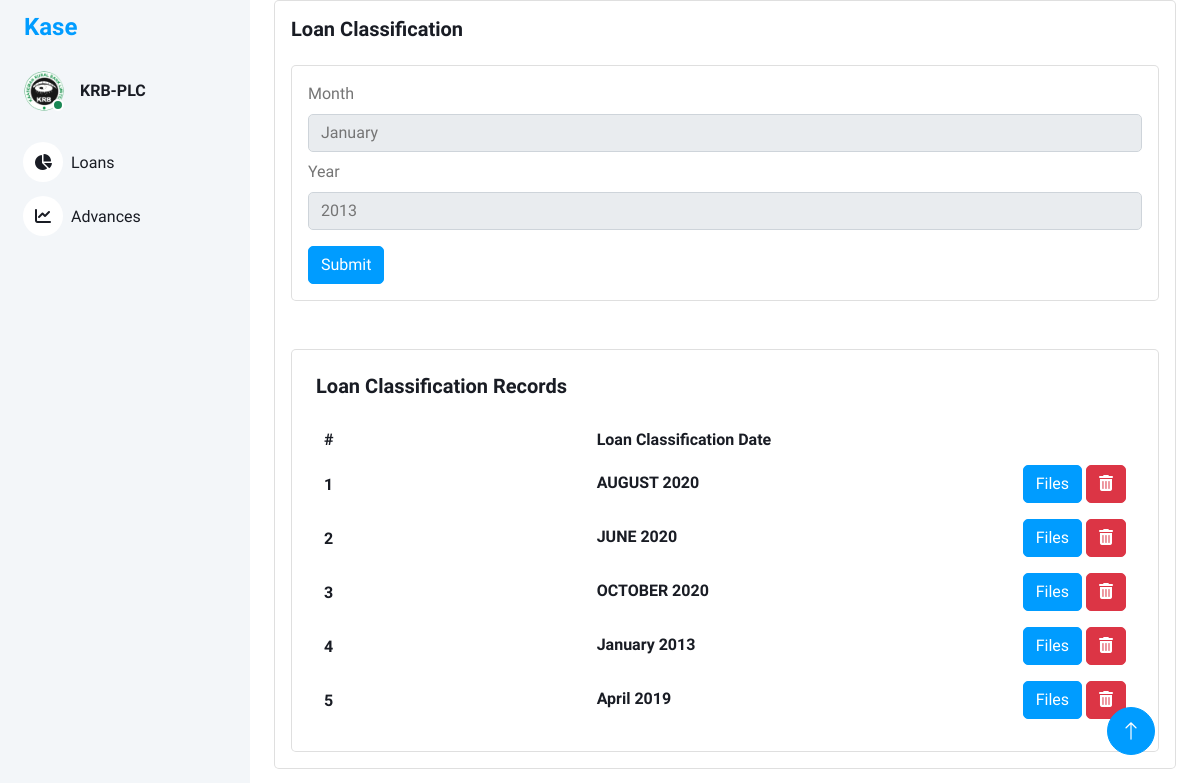
Before: / with the older database file.
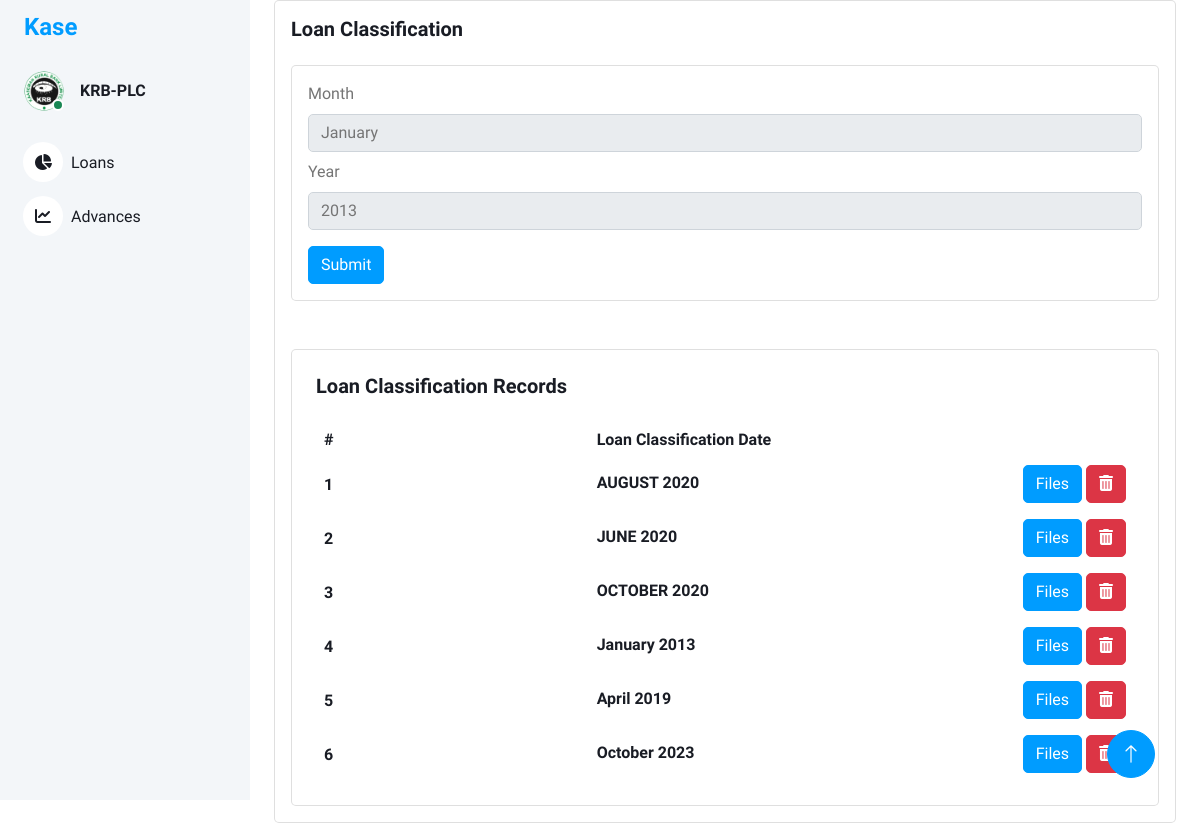
After: the same page with the newer database file.
### models/loan_classification.py (models this page shows, shortened)
class LoanClassification(db.Model):
    id = db.Column(db.Integer, primary_key=True)
    loan_classification_name = db.Column(db.String(100), nullable=False)
    loan_classification_desc = db.Column(db.String(100), nullable=True)

### views/main_views.py (the view)
@bp.route('/')
def index():
    loan_classifications = LoanClassification.query.all()  # Retrieve all loan classifications from the database
    serialized_loan_classifications = []
    for classification in loan_classifications:
        serialized_loan_classifications.append({
            'id': classification.id,
            'loan_classification_name': classification.loan_classification_name,
            'loan_classification_desc': classification.loan_classification_desc,
        })
    return render_template('index.html',loan_classes=serialized_loan_classifications)

### templates/index.html (shortened to what the changed rows need)
<!DOCTYPE html>
<html lang="en">
<head>
    <link href="https://cdnjs.cloudflare.com/ajax/libs/font-awesome/5.10.0/css/all.min.css" rel="stylesheet">
    <link href="https://cdn.jsdelivr.net/npm/bootstrap-icons@1.4.1/font/bootstrap-icons.css" rel="stylesheet">
    <link href="{{ url_for('static', filename='lib/owlcarousel/assets/owl.carousel.min.css') }}" rel="stylesheet">
    <link href="{{ url_for('static', filename='lib/tempusdominus/css/tempusdominus-bootstrap-4.min.css') }}"
        rel="stylesheet" />
    <link href="{{ url_for('static',filename='css/bootstrap.min.css') }}" rel="stylesheet">
    <link href="{{ url_for('static', filename='css/style.css') }}" rel="stylesheet">
    <link rel="stylesheet" href="https://cdnjs.cloudflare.com/ajax/libs/font-awesome/6.0.0-beta3/css/all.min.css">
</head>
<body>
    <div class="container-xxl position-relative bg-white d-flex p-0">
        <div class="content">
            <div class="container-fluid">
                <div class="container-fluid">
                    <div class="card">
                        <div class="card-body">
                            <br>
                            <br>
                            <div class="card w-100">
                                <div class="card-body p-4">
                                    <div class="table-responsive">
                                        <table class="table text-nowrap mb-0 align-middle">
                                            <thead class="text-dark fs-4">
                                                <tr>
                                                    <th class="border-bottom-0">
                                                        <h6 class="fw-semibold mb-0">#</h6>
                                                    </th>
                                                    <th class="border-bottom-0">
                                                        <h6 class="fw-semibold mb-0">Loan Classification Date</h6>
                                                    </th>
                                                    <th class="border-bottom-0">
                                                    </th>
                                                </tr>
                                            </thead>
                                            <tbody>
                                                {% for classification in loan_classes %}
                                                <tr>
                                                    <td class="border-bottom-0">
                                                        <h6 class="fw-semibold mb-0">{{ classification.id }}</h6>
                                                    </td>
                                                    <td class="border-bottom-0">
                                                        <h6 class="fw-semibold mb-1">{{ classification.loan_classification_name }}</h6>
                                                    </td>
                                                    <td class="border-bottom-0">
                                                        <a href="{{ url_for('loan_classification.loan_classification_uploads', id=classification.id ) }}" class="btn btn-primary">Files</a>
                                                        <a class="btn btn-danger"><i class="fas fa-trash-alt"></i></a>
                                                    </td>
                                                </tr>
                                                {% endfor %}
                                            </tbody>
                                        </table>
                                    </div>
                                </div>
                            </div>
                        </div>
                    </div>
                </div>
            </div>
        </div>
    </div>
</body>
</html>

Changed rows visible on the page:
added LoanClassification: id "6", loan_classification_name "October 2023"
